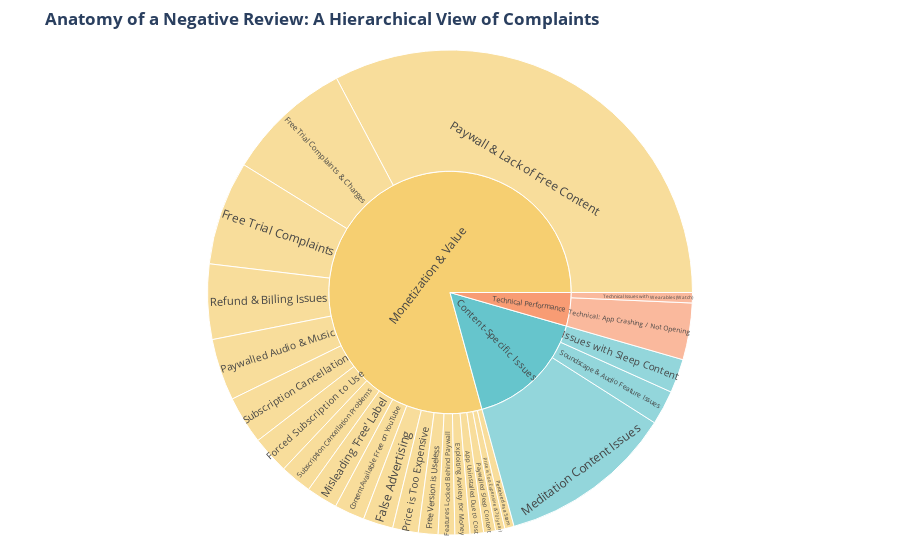

This figure's notebook cell:
### Code cell
# In your Kaggle Cell

# --- The Ultimate Breakdown: Sunburst Chart ---
print("Creating a hierarchical Sunburst chart to show theme breakdowns...")

# We need a DataFrame with three columns: Theme, Specific Complaint, and Count
# We can create this by combining our previous breakdown dataframes.
breakdown_df = df_base[~df_base["theme"].isin(["Outliers / Generic", "Other/Misc."])]
sunburst_data = (
    breakdown_df.groupby(["theme", "topic_name"]).size().reset_index(name="count")
)

# Create the Sunburst chart
fig_sunburst = px.sunburst(
    sunburst_data,
    path=["theme", "topic_name"],  # This defines the hierarchy
    values="count",
    title="<b>Anatomy of a Negative Review: A Hierarchical View of Complaints</b>",
    color="theme",  # Color the inner ring by theme
    color_discrete_sequence=px.colors.qualitative.Pastel,
)

fig_sunburst.update_layout(margin=dict(t=50, l=25, r=25, b=25))
fig_sunburst.show()

### Figure 1 — Plotly figure (JSON) as saved in the notebook; plotly's stock layout.template omitted (floating-point values rounded to 4 significant figures)
{"data": [{"branchvalues": "total", "customdata": [["Content-Specific Issues"], ["Content-Specific Issues"], ["Content-Specific Issues"], ["Content-Specific Issues"], ["Monetization & Value"], ["Monetization & Value"], ["Monetization & Value"], ["Monetization & Value"], ["Monetization & Value"], ["Monetization & Value"], ["Monetization & Value"], ["Monetization & Value"], ["Monetization & Value"], ["Monetization & Value"], ["Monetization & Value"], ["Monetization & Value"], ["Monetization & Value"], ["Monetization & Value"], ["Monetization & Value"], ["Monetization & Value"], ["Monetization & Value"], ["Monetization & Value"], ["Monetization & Value"], ["Monetization & Value"], ["Technical Performance"], ["Technical Performance"], ["Technical Performance"]], "domain": {"x": [0, 1], "y": [0, 1]}, "hovertemplate": "labels=%{label}<br>count=%{value}<br>parent=%{parent}<br>id=%{id}<br>theme=%{customdata[0]}<extra></extra>", "ids": ["Content-Specific Issues/Issues with Sleep Content", "Content-Specific Issues/Meditation Content Issues", "Content-Specific Issues/Soundscape & Audio Feature Issues", "Content-Specific Issues", "Monetization & Value/Subscription Cancellation Problems", "Monetization & Value/Subscription Cancellation", "Monetization & Value/Refund & Billing Issues", "Monetization & Value/Price is Too Expensive ($70/year)", "Monetization & Value/Price is Too Expensive", "Monetization & Value/Perceived as a Scam", "Monetization & Value/Paywalled Sleep Content", "Monetization & Value/Paywalled Audio & Music", "Monetization & Value", "Monetization & Value/Paywall & Lack of Free Content", "Monetization & Value/Free Version is Useless", "Monetization & Value/Free Trial Complaints & Charges", "Monetization & Value/Free Trial Complaints", "Monetization & Value/Forced Subscription to Use", "Monetization & Value/Features Locked Behind Paywall", "Monetization & Value/False Advertising", "Monetization & Value/Exploiting Anxiety for Money", "Monetization & Value/Content Available Free on YouTube", "Monetization & Value/App Uninstalled Due to Cost", "Monetization & Value/Misleading 'Free' Label", "Technical Performance/Technical Issues with Wearables (Watch)", "Technical Performance/Technical: App Crashing / Not Opening", "Technical Performance"], "labels": ["Issues with Sleep Content", "Meditation Content Issues", "Soundscape & Audio Feature Issues", "Content-Specific Issues", "Subscription Cancellation Problems", "Subscription Cancellation", "Refund & Billing Issues", "Price is Too Expensive ($70/year)", "Price is Too Expensive", "Perceived as a Scam", "Paywalled Sleep Content", "Paywalled Audio & Music", "Monetization & Value", "Paywall & Lack of Free Content", "Free Version is Useless", "Free Trial Complaints & Charges", "Free Trial Complaints", "Forced Subscription to Use", "Features Locked Behind Paywall", "False Advertising", "Exploiting Anxiety for Money", "Content Available Free on YouTube", "App Uninstalled Due to Cost", "Misleading 'Free' Label", "Technical Issues with Wearables (Watch)", "Technical: App Crashing / Not Opening", "Technical Performance"], "marker": {"colors": ["rgb(102, 197, 204)", "rgb(102, 197, 204)", "rgb(102, 197, 204)", "rgb(102, 197, 204)", "rgb(246, 207, 113)", "rgb(246, 207, 113)", "rgb(246, 207, 113)", "rgb(246, 207, 113)", "rgb(246, 207, 113)", "rgb(246, 207, 113)", "rgb(246, 207, 113)", "rgb(246, 207, 113)", "rgb(246, 207, 113)", "rgb(246, 207, 113)", "rgb(246, 207, 113)", "rgb(246, 207, 113)", "rgb(246, 207, 113)", "rgb(246, 207, 113)", "rgb(246, 207, 113)", "rgb(246, 207, 113)", "rgb(246, 207, 113)", "rgb(246, 207, 113)", "rgb(246, 207, 113)", "rgb(246, 207, 113)", "rgb(248, 156, 116)", "rgb(248, 156, 116)", "rgb(248, 156, 116)"]}, "name": "", "parents": ["Content-Specific Issues", "Content-Specific Issues", "Content-Specific Issues", "", "Monetization & Value", "Monetization & Value", "Monetization & Value", "Monetization & Value", "Monetization & Value", "Monetization & Value", "Monetization & Value", "Monetization & Value", "", "Monetization & Value", "Monetization & Value", "Monetization & Value", "Monetization & Value", "Monetization & Value", "Monetization & Value", "Monetization & Value", "Monetization & Value", "Monetization & Value", "Monetization & Value", "Monetization & Value", "Technical Performance", "Technical Performance", ""], "type": "sunburst", "values": [131.0, 679.0, 133.0, 943.0, 123.0, 186.0, 290.0, 36.0, 99.0, 36.0, 46.0, 239.0, 4593.0, 1898.0, 76.0, 488.0, 402.0, 146.0, 64.0, 116.0, 58.0, 117.0, 52.0, 121.0, 40.0, 219.0, 259.0]}], "layout": {"legend": {"tracegroupgap": 0}, "margin": {"b": 25, "l": 25, "r": 25, "t": 50}, "sunburstcolorway": ["rgb(102, 197, 204)", "rgb(246, 207, 113)", "rgb(248, 156, 116)", "rgb(220, 176, 242)", "rgb(135, 197, 95)", "rgb(158, 185, 243)", "rgb(254, 136, 177)", "rgb(201, 219, 116)", "rgb(139, 224, 164)", "rgb(180, 151, 231)", "rgb(179, 179, 179)"], "title": {"text": "<b>Anatomy of a Negative Review: A Hierarchical View of Complaints</b>"}}}
